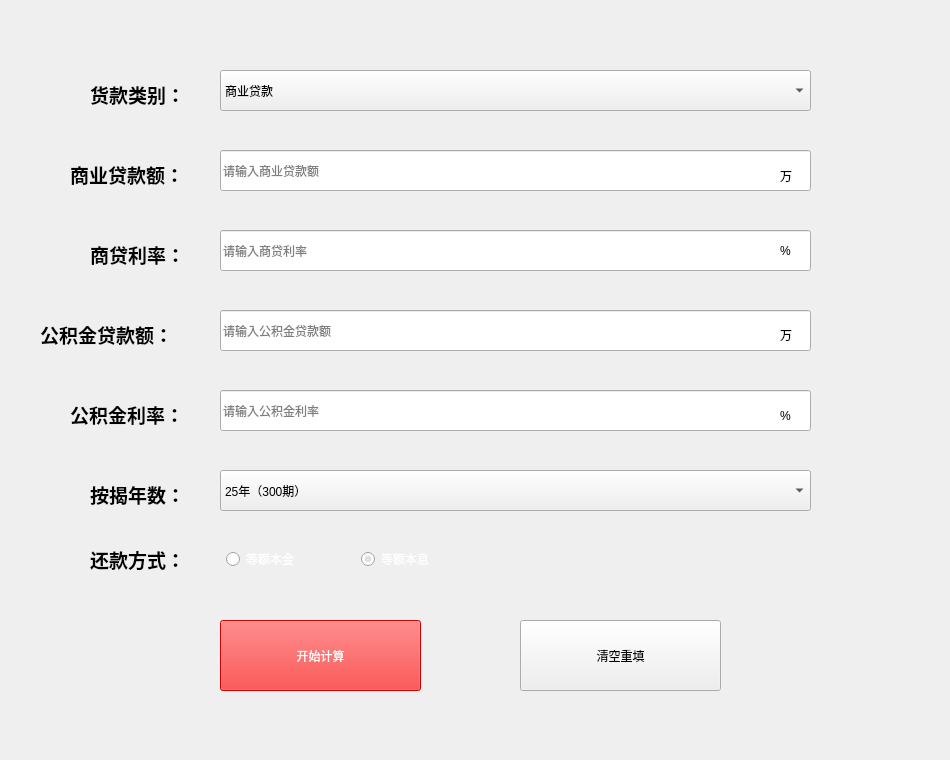
<?xml version="1.0" encoding="UTF-8"?>
<ui version="4.0">
 <class>Form</class>
 <widget class="QWidget" name="Form">
  <property name="geometry">
   <rect>
    <x>0</x>
    <y>0</y>
    <width>950</width>
    <height>760</height>
   </rect>
  </property>
  <property name="windowTitle">
   <string>房贷计算器1</string>
  </property>
  <property name="styleSheet">
   <string notr="true">#Form{
border-image: url(:/C:/Users/dell/Desktop/QQ图片20200527165520.jpg);
}</string>
  </property>
  <widget class="QLabel" name="label">
   <property name="geometry">
    <rect>
     <x>90</x>
     <y>80</y>
     <width>118</width>
     <height>27</height>
    </rect>
   </property>
   <property name="text">
    <string>&lt;html&gt;&lt;head/&gt;&lt;body&gt;&lt;p&gt;&lt;span style=&quot; font-size:14pt; font-weight:600;&quot;&gt;货款类别：&lt;/span&gt;&lt;/p&gt;&lt;/body&gt;&lt;/html&gt;</string>
   </property>
  </widget>
  <widget class="QComboBox" name="comboBox">
   <property name="geometry">
    <rect>
     <x>220</x>
     <y>70</y>
     <width>591</width>
     <height>41</height>
    </rect>
   </property>
   <property name="styleSheet">
    <string notr="true">font: 87 14pt &quot;Arial Black&quot;;</string>
   </property>
   <property name="editable">
    <bool>false</bool>
   </property>
   <property name="currentText">
    <string>商业贷款</string>
   </property>
   <property name="currentIndex">
    <number>0</number>
   </property>
   <item>
    <property name="text">
     <string>商业贷款</string>
    </property>
   </item>
   <item>
    <property name="text">
     <string>公积金贷款</string>
    </property>
   </item>
   <item>
    <property name="text">
     <string>组合型贷款</string>
    </property>
   </item>
  </widget>
  <widget class="QLabel" name="label_2">
   <property name="geometry">
    <rect>
     <x>70</x>
     <y>160</y>
     <width>141</width>
     <height>27</height>
    </rect>
   </property>
   <property name="text">
    <string>&lt;html&gt;&lt;head/&gt;&lt;body&gt;&lt;p&gt;&lt;span style=&quot; font-size:14pt; font-weight:600;&quot;&gt;商业贷款额：&lt;/span&gt;&lt;/p&gt;&lt;/body&gt;&lt;/html&gt;</string>
   </property>
  </widget>
  <widget class="QLabel" name="label_3">
   <property name="geometry">
    <rect>
     <x>90</x>
     <y>240</y>
     <width>118</width>
     <height>27</height>
    </rect>
   </property>
   <property name="text">
    <string>&lt;html&gt;&lt;head/&gt;&lt;body&gt;&lt;p&gt;&lt;span style=&quot; font-size:14pt; font-weight:600;&quot;&gt;商贷利率：&lt;/span&gt;&lt;/p&gt;&lt;/body&gt;&lt;/html&gt;</string>
   </property>
  </widget>
  <widget class="QLabel" name="label_4">
   <property name="geometry">
    <rect>
     <x>40</x>
     <y>320</y>
     <width>165</width>
     <height>27</height>
    </rect>
   </property>
   <property name="text">
    <string>&lt;html&gt;&lt;head/&gt;&lt;body&gt;&lt;p&gt;&lt;span style=&quot; font-size:14pt; font-weight:600;&quot;&gt;公积金贷款额：&lt;/span&gt;&lt;/p&gt;&lt;/body&gt;&lt;/html&gt;</string>
   </property>
  </widget>
  <widget class="QLabel" name="label_5">
   <property name="geometry">
    <rect>
     <x>70</x>
     <y>400</y>
     <width>141</width>
     <height>27</height>
    </rect>
   </property>
   <property name="text">
    <string>&lt;html&gt;&lt;head/&gt;&lt;body&gt;&lt;p&gt;&lt;span style=&quot; font-size:14pt; font-weight:600;&quot;&gt;公积金利率：&lt;/span&gt;&lt;/p&gt;&lt;/body&gt;&lt;/html&gt;</string>
   </property>
  </widget>
  <widget class="QLabel" name="label_6">
   <property name="geometry">
    <rect>
     <x>90</x>
     <y>480</y>
     <width>118</width>
     <height>27</height>
    </rect>
   </property>
   <property name="text">
    <string>&lt;html&gt;&lt;head/&gt;&lt;body&gt;&lt;p&gt;&lt;span style=&quot; font-size:14pt; font-weight:600;&quot;&gt;按揭年数：&lt;/span&gt;&lt;/p&gt;&lt;/body&gt;&lt;/html&gt;</string>
   </property>
  </widget>
  <widget class="QPushButton" name="pushButton">
   <property name="enabled">
    <bool>false</bool>
   </property>
   <property name="geometry">
    <rect>
     <x>220</x>
     <y>620</y>
     <width>201</width>
     <height>71</height>
    </rect>
   </property>
   <property name="styleSheet">
    <string notr="true">font: 87 18pt &quot;Arial Black&quot;;
background-color: rgb(255, 0, 0);
color: rgb(255, 255, 255);</string>
   </property>
   <property name="text">
    <string>开始计算</string>
   </property>
  </widget>
  <widget class="QPushButton" name="pushButton_2">
   <property name="geometry">
    <rect>
     <x>520</x>
     <y>620</y>
     <width>201</width>
     <height>71</height>
    </rect>
   </property>
   <property name="styleSheet">
    <string notr="true">font: 87 18pt &quot;Arial Black&quot;;</string>
   </property>
   <property name="text">
    <string>清空重填</string>
   </property>
  </widget>
  <widget class="QLineEdit" name="lineEdit">
   <property name="geometry">
    <rect>
     <x>220</x>
     <y>150</y>
     <width>591</width>
     <height>41</height>
    </rect>
   </property>
   <property name="styleSheet">
    <string notr="true">font: 14pt &quot;Arial&quot;;</string>
   </property>
   <property name="placeholderText">
    <string>请输入商业贷款额</string>
   </property>
  </widget>
  <widget class="QLineEdit" name="lineEdit_2">
   <property name="geometry">
    <rect>
     <x>220</x>
     <y>230</y>
     <width>591</width>
     <height>41</height>
    </rect>
   </property>
   <property name="styleSheet">
    <string notr="true">font: 14pt &quot;Arial&quot;;</string>
   </property>
   <property name="text">
    <string/>
   </property>
   <property name="placeholderText">
    <string>请输入商贷利率</string>
   </property>
  </widget>
  <widget class="QLineEdit" name="lineEdit_3">
   <property name="geometry">
    <rect>
     <x>220</x>
     <y>310</y>
     <width>591</width>
     <height>41</height>
    </rect>
   </property>
   <property name="styleSheet">
    <string notr="true">font: 14pt &quot;Arial&quot;;</string>
   </property>
   <property name="placeholderText">
    <string>请输入公积金贷款额</string>
   </property>
  </widget>
  <widget class="QLineEdit" name="lineEdit_4">
   <property name="geometry">
    <rect>
     <x>220</x>
     <y>390</y>
     <width>591</width>
     <height>41</height>
    </rect>
   </property>
   <property name="styleSheet">
    <string notr="true">font: 14pt &quot;Arial&quot;;</string>
   </property>
   <property name="placeholderText">
    <string>请输入公积金利率</string>
   </property>
  </widget>
  <widget class="QComboBox" name="comboBox_2">
   <property name="geometry">
    <rect>
     <x>220</x>
     <y>470</y>
     <width>591</width>
     <height>41</height>
    </rect>
   </property>
   <property name="styleSheet">
    <string notr="true">font: 14pt &quot;Arial&quot;;</string>
   </property>
   <item>
    <property name="text">
     <string>25年（300期）</string>
    </property>
   </item>
   <item>
    <property name="text">
     <string>24年（288期）</string>
    </property>
   </item>
   <item>
    <property name="text">
     <string>23年（276期）</string>
    </property>
   </item>
   <item>
    <property name="text">
     <string>22年（264期）</string>
    </property>
   </item>
   <item>
    <property name="text">
     <string>21年（252期）</string>
    </property>
   </item>
   <item>
    <property name="text">
     <string>20年（240期）</string>
    </property>
   </item>
   <item>
    <property name="text">
     <string>19年（228期）</string>
    </property>
   </item>
   <item>
    <property name="text">
     <string>18年（216期）</string>
    </property>
   </item>
   <item>
    <property name="text">
     <string>17年（204期）</string>
    </property>
   </item>
   <item>
    <property name="text">
     <string>16年（192期）</string>
    </property>
   </item>
   <item>
    <property name="text">
     <string>15年（180期）</string>
    </property>
   </item>
   <item>
    <property name="text">
     <string>14年（168期）</string>
    </property>
   </item>
   <item>
    <property name="text">
     <string>13年（156期）</string>
    </property>
   </item>
   <item>
    <property name="text">
     <string>12年（144期）</string>
    </property>
   </item>
   <item>
    <property name="text">
     <string>11年（132期）</string>
    </property>
   </item>
   <item>
    <property name="text">
     <string>10年（120期）</string>
    </property>
   </item>
   <item>
    <property name="text">
     <string>9年（108期）</string>
    </property>
   </item>
   <item>
    <property name="text">
     <string>8年（96期）</string>
    </property>
   </item>
   <item>
    <property name="text">
     <string>7年（84期）</string>
    </property>
   </item>
   <item>
    <property name="text">
     <string>6年（72期）</string>
    </property>
   </item>
   <item>
    <property name="text">
     <string>5年（60期）</string>
    </property>
   </item>
   <item>
    <property name="text">
     <string>4年（48期）</string>
    </property>
   </item>
   <item>
    <property name="text">
     <string>3年（36期）</string>
    </property>
   </item>
   <item>
    <property name="text">
     <string>2年（24期）</string>
    </property>
   </item>
   <item>
    <property name="text">
     <string>1年（12期）</string>
    </property>
   </item>
  </widget>
  <widget class="QLabel" name="label_8">
   <property name="geometry">
    <rect>
     <x>780</x>
     <y>160</y>
     <width>41</width>
     <height>31</height>
    </rect>
   </property>
   <property name="styleSheet">
    <string notr="true">font: 87 14pt &quot;Arial Black&quot;;</string>
   </property>
   <property name="text">
    <string>万</string>
   </property>
  </widget>
  <widget class="QLabel" name="label_9">
   <property name="geometry">
    <rect>
     <x>780</x>
     <y>310</y>
     <width>68</width>
     <height>51</height>
    </rect>
   </property>
   <property name="styleSheet">
    <string notr="true">font: 14pt &quot;Arial&quot;;</string>
   </property>
   <property name="text">
    <string>&lt;html&gt;&lt;head/&gt;&lt;body&gt;&lt;p&gt;万&lt;/p&gt;&lt;/body&gt;&lt;/html&gt;</string>
   </property>
  </widget>
  <widget class="QLabel" name="label_10">
   <property name="geometry">
    <rect>
     <x>780</x>
     <y>230</y>
     <width>68</width>
     <height>41</height>
    </rect>
   </property>
   <property name="styleSheet">
    <string notr="true">font: 14pt &quot;Arial&quot;;</string>
   </property>
   <property name="text">
    <string>%</string>
   </property>
  </widget>
  <widget class="QLabel" name="label_11">
   <property name="geometry">
    <rect>
     <x>780</x>
     <y>400</y>
     <width>68</width>
     <height>31</height>
    </rect>
   </property>
   <property name="styleSheet">
    <string notr="true">font: 14pt &quot;Arial&quot;;</string>
   </property>
   <property name="text">
    <string>%</string>
   </property>
  </widget>
  <widget class="QWidget" name="layoutWidget">
   <property name="geometry">
    <rect>
     <x>90</x>
     <y>540</y>
     <width>401</width>
     <height>39</height>
    </rect>
   </property>
   <layout class="QHBoxLayout" name="horizontalLayout">
    <item>
     <widget class="QLabel" name="label_7">
      <property name="text">
       <string>&lt;html&gt;&lt;head/&gt;&lt;body&gt;&lt;p&gt;&lt;span style=&quot; font-size:14pt; font-weight:600;&quot;&gt;还款方式：&lt;/span&gt;&lt;/p&gt;&lt;/body&gt;&lt;/html&gt;</string>
      </property>
     </widget>
    </item>
    <item>
     <widget class="QRadioButton" name="radioButton_2">
      <property name="styleSheet">
       <string notr="true">font: 87 14pt &quot;Arial Black&quot;;
color: rgb(255, 255, 255);</string>
      </property>
      <property name="text">
       <string>等额本金</string>
      </property>
     </widget>
    </item>
    <item>
     <widget class="QRadioButton" name="radioButton">
      <property name="styleSheet">
       <string notr="true">font: 87 14pt &quot;Arial Black&quot;;
color: rgb(255, 255, 255);</string>
      </property>
      <property name="text">
       <string>等额本息</string>
      </property>
      <property name="checked">
       <bool>true</bool>
      </property>
     </widget>
    </item>
   </layout>
  </widget>
 </widget>
 <resources/>
 <connections>
  <connection>
   <sender>lineEdit</sender>
   <signal>textChanged(QString)</signal>
   <receiver>Form</receiver>
   <slot>lineeditchanged()</slot>
   <hints>
    <hint type="sourcelabel">
     <x>282</x>
     <y>186</y>
    </hint>
    <hint type="destinationlabel">
     <x>35</x>
     <y>206</y>
    </hint>
   </hints>
  </connection>
  <connection>
   <sender>lineEdit_3</sender>
   <signal>textChanged(QString)</signal>
   <receiver>Form</receiver>
   <slot>lineeditchanged()</slot>
   <hints>
    <hint type="sourcelabel">
     <x>300</x>
     <y>338</y>
    </hint>
    <hint type="destinationlabel">
     <x>30</x>
     <y>375</y>
    </hint>
   </hints>
  </connection>
  <connection>
   <sender>lineEdit_4</sender>
   <signal>textChanged(QString)</signal>
   <receiver>Form</receiver>
   <slot>lineeditchanged()</slot>
   <hints>
    <hint type="sourcelabel">
     <x>308</x>
     <y>423</y>
    </hint>
    <hint type="destinationlabel">
     <x>40</x>
     <y>452</y>
    </hint>
   </hints>
  </connection>
  <connection>
   <sender>lineEdit_2</sender>
   <signal>textChanged(QString)</signal>
   <receiver>Form</receiver>
   <slot>lineeditchanged()</slot>
   <hints>
    <hint type="sourcelabel">
     <x>260</x>
     <y>262</y>
    </hint>
    <hint type="destinationlabel">
     <x>25</x>
     <y>275</y>
    </hint>
   </hints>
  </connection>
  <connection>
   <sender>pushButton_2</sender>
   <signal>clicked()</signal>
   <receiver>Form</receiver>
   <slot>qingkong()</slot>
   <hints>
    <hint type="sourcelabel">
     <x>718</x>
     <y>654</y>
    </hint>
    <hint type="destinationlabel">
     <x>839</x>
     <y>646</y>
    </hint>
   </hints>
  </connection>
  <connection>
   <sender>pushButton</sender>
   <signal>clicked()</signal>
   <receiver>Form</receiver>
   <slot>jisuan()</slot>
   <hints>
    <hint type="sourcelabel">
     <x>285</x>
     <y>642</y>
    </hint>
    <hint type="destinationlabel">
     <x>127</x>
     <y>671</y>
    </hint>
   </hints>
  </connection>
 </connections>
 <slots>
  <slot>lineeditchanged()</slot>
  <slot>qingkong()</slot>
  <slot>jisuan()</slot>
 </slots>
</ui>
